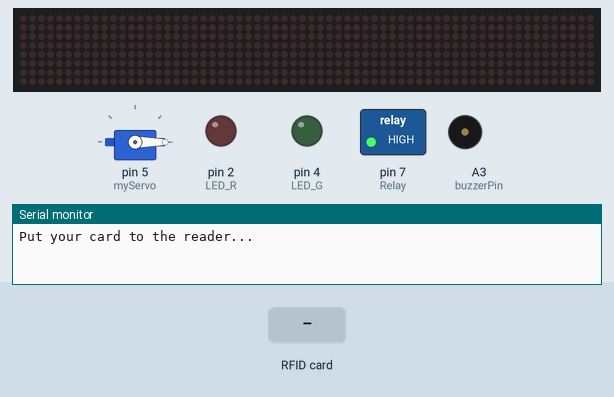
This sketch was run on a simulated Arduino Uno, built with avr-gcc and run on an emulated ATmega328P. On the bench: servo, 64×8 LED matrix, switched loads named in the sketch (green lamp = pin HIGH), output pins drawn as LEDs (lit = HIGH), buzzer (waves = sounding, pin HIGH), the last lines printed to the serial monitor. The test bench sets the inputs (shaded band). Pins used as bus, display or sensor lines are not drawn.

Above: at 1.2 s.
1.3 s: RFID card 02 4B A4 1B held to the reader
At 3.6 s:
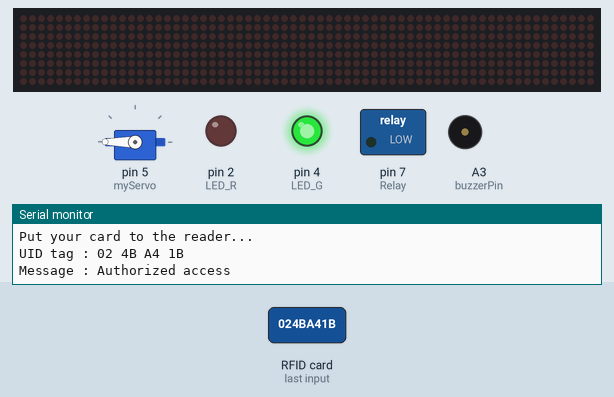
4.3 s: RFID card 5E 7A 19 C4 held to the reader
At 7.1 s:
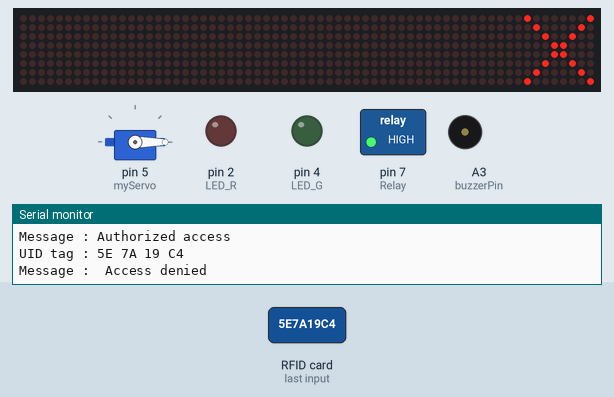
7.3 s: RFID card 11 6C EF 29 held to the reader
At 9.6 s:
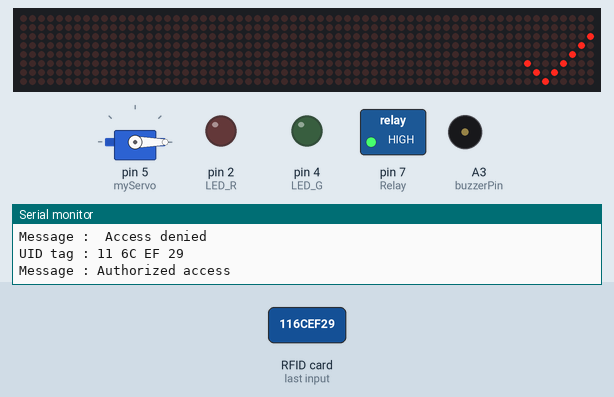
Timing chart, 0 to 15.4 s (numbered marks = the images above; inputs shaded):
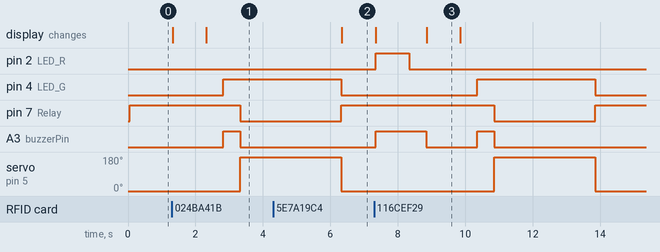

Measured:
- after the input at 1.3 s, pin 4 (LED_G): LOW → HIGH after 1.5 s; pin 7 (Relay): HIGH → LOW after 2.0 s; A3 (buzzerPin): LOW → HIGH after 1.5 s, → LOW 0.50 s later; servo on pin 5 (myServo): 0° → 180° after 2.0 s; the display: first changes at once (image 1 shows a later state)
- after the input at 4.3 s, the display: changes after 2.0 s (image 2)
- after the input at 7.3 s, pin 4 (LED_G): LOW → HIGH after 3.1 s, → LOW 3.5 s later; pin 7 (Relay): HIGH → LOW after 3.6 s, → HIGH 3.0 s later; servo on pin 5 (myServo): 0° → 180° after 3.6 s, → 0° 3.0 s later; the display: first differs from a run without the input after 1.6 s (image 3)
- what the display in image 3 shows lasts 1.0 s, from 8.9 s to 9.9 s

The sketch:

RFID_card_dot_matrix_led.ino
```cpp
//RFID CARD PROJECT
#include <SPI.h>
#include <MFRC522.h>
#include <Servo.h>
#include <LedControl.h>
#define SS_PIN 10
#define RST_PIN 9
#define LED_G 4  //define green LED pin
#define LED_R 2  //define red LED
const int buzzerPin = A3;  //buzzer pin
#define Relay 7
int DIN = 8;
int CS =  3;
int CLK = 6;
int a = 1000;
MFRC522 mfrc522(SS_PIN, RST_PIN);   // Create MFRC522 instance.
Servo myServo; //define servo name
LedControl lc=LedControl(DIN,CLK,CS,0);
void setup()
{
  Serial.begin(9600);   // Initiate a serial communication
  SPI.begin();      // Initiate  SPI bus
  mfrc522.PCD_Init();   // Initiate MFRC522
  myServo.attach(5); //servo pin
  myServo.write(0); //servo start position

  pinMode(LED_G, OUTPUT);
  pinMode(LED_R, OUTPUT);
  pinMode(buzzerPin, OUTPUT);
  pinMode(Relay, OUTPUT);
  // noTone(BUZZER);
  Serial.println("Put your card to the reader...");
  digitalWrite(Relay,HIGH);
  lc.shutdown(0,false);
  lc.setIntensity(0,0);      //Adjust the brightness maximum is 15
  lc.clearDisplay(0);

}
void loop()
{
  // Look for new cards
  if ( ! mfrc522.PICC_IsNewCardPresent())
  {
    return;
  }
  // Select one of the cards
  if ( ! mfrc522.PICC_ReadCardSerial())
  {
    return;
  }
  //Show UID on serial monitor
  Serial.print("UID tag :");
  String content= "";
  byte letter;
  for (byte i = 0; i < mfrc522.uid.size; i++)
  {
     Serial.print(mfrc522.uid.uidByte[i] < 0x10 ? " 0" : " ");
     Serial.print(mfrc522.uid.uidByte[i], HEX);
     content.concat(String(mfrc522.uid.uidByte[i] < 0x10 ? " 0" : " "));
     content.concat(String(mfrc522.uid.uidByte[i], HEX));
  }
  Serial.println();
  Serial.print("Message : ");
  content.toUpperCase();
  if (content.substring(1) == "02 4B A4 1B" || content.substring(1) == "11 6C EF 29" || content.substring(1) == "F3 5F D8 55") //change here the UID of the card/cards that you want to give access
  {
    Serial.println("Authorized access");
    Serial.println();
    byte tick[8]={0x00,0x00,0x01,0x02,0x04,0x88,0x50,0x20,};
    printByte(tick);
    delay(a);
    lc.clearDisplay(0);
    delay(500);
    digitalWrite(LED_G, HIGH);
    analogWrite(buzzerPin, 255);
    delay(500);
    analogWrite(buzzerPin, 0);
    //  delay(500);

    // tone(BUZZER, 500);
    // delay(300);
    // noTone(BUZZER);
    myServo.write(180);
    digitalWrite(Relay,LOW);
    delay(3000);
    myServo.write(0);
    digitalWrite(LED_G, LOW);
    digitalWrite(Relay,HIGH);
  }

 else   {
    Serial.println(" Access denied");
    byte cross[8]={0x81,0x42,0x24,0x18,0x18,0x24,0x42,0x81,};
    printByte(cross);
    delay(a);
    lc.clearDisplay(0);
    digitalWrite(LED_R, HIGH);
    analogWrite(buzzerPin, 255);
    // tone(BUZZER, 300);
    delay(1000);
    digitalWrite(LED_R, LOW);
    // noTone(BUZZER);
     delay(500);
    analogWrite(buzzerPin, 0);
  }

}
void printByte(byte character [])
{
  int i = 0;
  for(i=0;i<8;i++)
  {
    lc.setRow(0,i,character[i]);
  }
}
```
